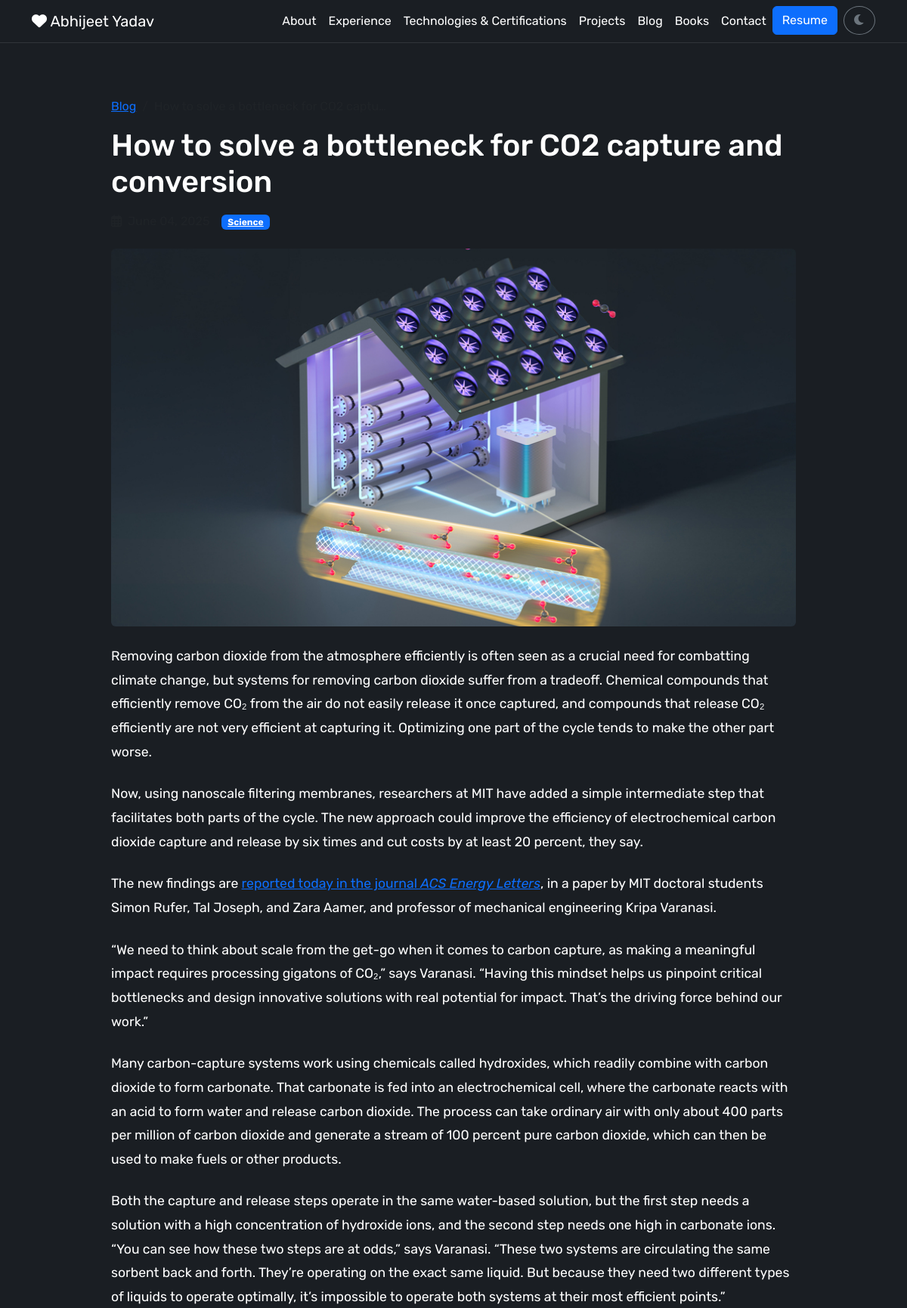
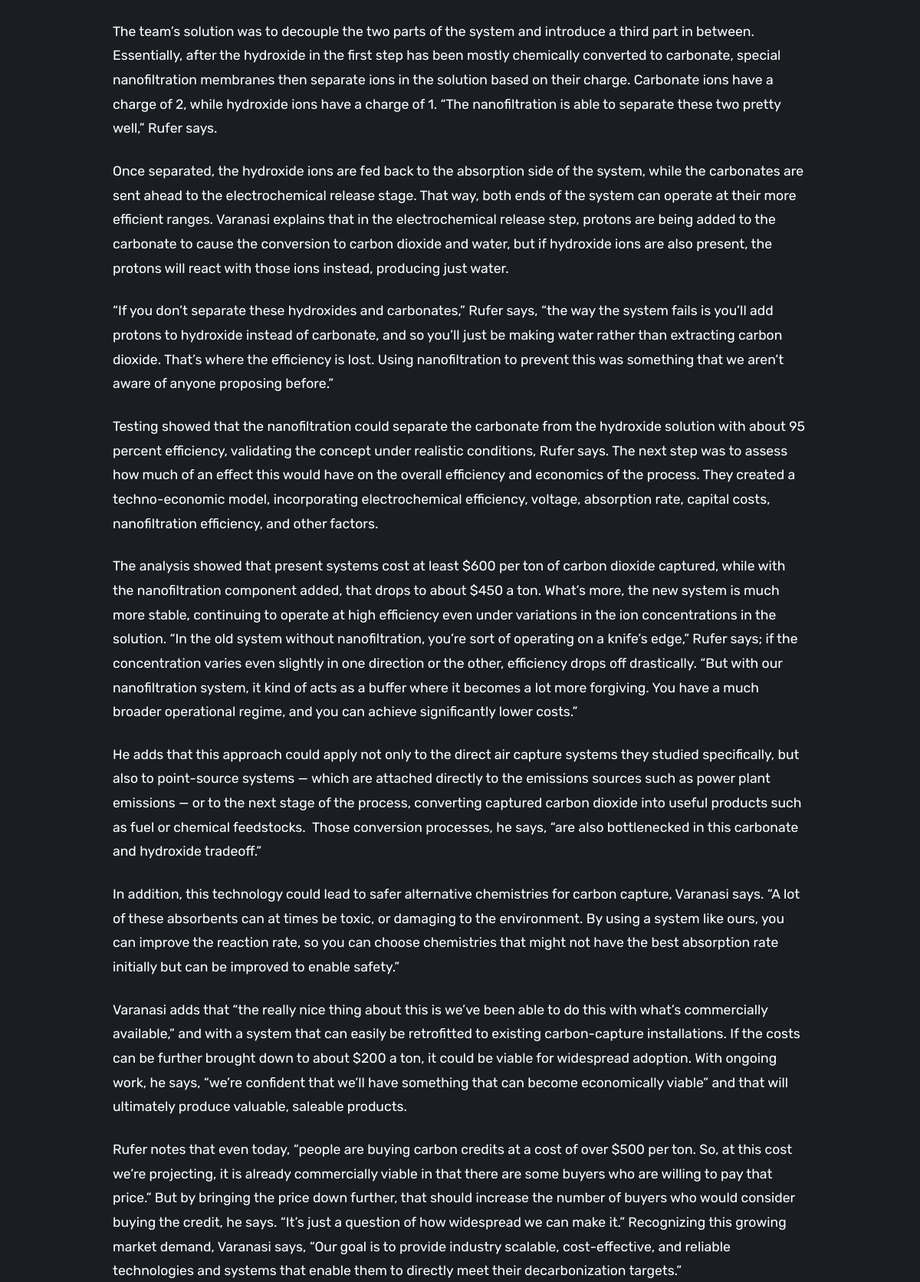
The app's page /blog/how-to-solve-a-bottleneck-for-co2-capture-and-conv/ (upper part) with its own data (2 pictures, top to bottom).
### main/models.py (models this page shows, shortened)
class Profile(models.Model):
    name = models.CharField(max_length=100)
    title = models.CharField(max_length=100)
    bio = models.TextField()
    profile_image = models.ImageField(upload_to='profile/')
    resume = models.FileField(upload_to='resume/', blank=True, null=True)

class BlogPost(models.Model):
    title = models.CharField(max_length=200)
    slug = models.SlugField(unique=True)
    content = RichTextField()
    excerpt = models.TextField(blank=True)
    featured_image = models.ImageField(upload_to='blog/', blank=True, null=True)
    categories = models.ManyToManyField(BlogCategory, related_name='posts')
    published_date = models.DateTimeField(default=timezone.now)
    is_published = models.BooleanField(default=True)
    class Meta:
        ordering = ['-published_date']

class BlogCategory(models.Model):
    name = models.CharField(max_length=50)
    slug = models.SlugField(unique=True)
    class Meta:
        verbose_name_plural = "Blog Categories"

### main/views.py (the view)
# urls.py: path('blog/<slug:slug>/', views.blog_detail, name='blog_detail'),
def blog_detail(request, slug):
    profile = Profile.objects.first()
    post = get_object_or_404(BlogPost, slug=slug, is_published=True)
    context = {
        'profile': profile,
        'post': post,
    }
    return render(request, 'main/blog_detail.html', context)

### main/context_processors.py (called while the page is built)
def profile_context(request):
    return {
        'profile': Profile.objects.first(),
        'current_year': __import__('datetime').datetime.now().year
    }

### templates/main/blog_detail.html (shortened to what this page needs)
{% extends 'base.html' %}
{% block content %}
<div class="container py-5">
    <div class="row justify-content-center">
        <div class="col-lg-10">
            <nav aria-label="breadcrumb">
                <ol class="breadcrumb">
                    <li class="breadcrumb-item"><a href="{% url 'blog' %}">Blog</a></li>
                    <li class="breadcrumb-item active" aria-current="page">{{ post.title|truncatechars:40 }}</li>
                </ol>
            </nav>
            <article class="blog-post">
                <h1 class="mb-3">{{ post.title }}</h1>
                <div class="d-flex align-items-center mb-4">
                    <span class="text-muted me-3">
                        <i class="far fa-calendar-alt me-1"></i> {{ post.published_date|date:"F d, Y" }}
                    </span>
                    <div>
                        {% for category in post.categories.all %}
                            <a href="{% url 'blog' %}?category={{ category.slug }}" class="badge bg-primary me-1">{{ category.name }}</a>
                        {% endfor %}
                    </div>
                </div>
                {% if post.featured_image %}
                <div class="featured-image mb-4">
                    <img src="{{ post.featured_image.url }}" class="img-fluid rounded" alt="{{ post.title }}">
                </div>
                {% endif %}
                <div class="blog-content">
                    {{ post.content|safe }}
                </div>
            </article>
        </div>
    </div>
</div>
{% endblock %}

### templates/base.html (shortened to what this page needs)
<!DOCTYPE html>
<html lang="en">
<head>
    <link href="https://cdn.jsdelivr.net/npm/bootstrap@5.3.0-alpha1/dist/css/bootstrap.min.css" rel="stylesheet">
    <link rel="stylesheet" href="https://cdnjs.cloudflare.com/ajax/libs/font-awesome/6.0.0/css/all.min.css">
    {% load static %}
    <link rel="stylesheet" href="{% static 'css/style.css' %}">
</head>
<body class="dark-theme">
    <header class="navbar navbar-expand-lg">
        <div class="container">
            <a class="navbar-brand" href="{% url 'home' %}">
                <i class="fas fa-heart"></i> {{ profile.name }}
            </a>
            <div class="collapse navbar-collapse" id="navbarNav">
                <ul class="navbar-nav ms-auto">
                    <li class="nav-item">
                        <a class="nav-link {% if request.path == '/about/' %}active{% endif %}" href="{% url 'about' %}">About</a>
                    </li>
                    <li class="nav-item">
                        <a class="nav-link {% if request.path == '/experience/' %}active{% endif %}" href="{% url 'experience' %}">Experience</a>
                    </li>
                    <li class="nav-item">
                        <a class="nav-link {% if request.path == '/technologies/' %}active{% endif %}" href="{% url 'technologies' %}">Technologies & Certifications</a>
                    </li>
                    <li class="nav-item">
                        <a class="nav-link {% if request.path == '/projects/' %}active{% endif %}" href="{% url 'projects' %}">Projects</a>
                    </li>
                    <li class="nav-item">
                        <a class="nav-link {% if request.path == '/blog/' %}active{% endif %}" href="{% url 'blog' %}">Blog</a>
                    </li>
                    <li class="nav-item">
                        <a class="nav-link {% if request.path == '/books/' %}active{% endif %}" href="{% url 'books' %}">Books</a>
                    </li>
                    <li class="nav-item">
                        <a class="nav-link {% if request.path == '/contact/' %}active{% endif %}" href="{% url 'contact' %}">Contact</a>
                    </li>
                    {% if profile.resume %}
                    <li class="nav-item">
                        <a class="btn btn-primary" href="{{ profile.resume.url }}" target="_blank">Resume</a>
                    </li>
                    {% endif %}
                    <li class="nav-item ms-2">
                        <button id="theme-toggle" class="btn btn-outline-secondary rounded-circle">
                            <i class="fas fa-moon"></i>
                        </button>
                    </li>
                </ul>
            </div>
        </div>
    </header>
    <main class="container my-4">
        {% block content %}{% endblock %}
    </main>
</body>
</html>

### static/css/style.css (style rules this page uses)
:root { --primary-color: #007bff; --dark-bg: #1a1e23; --dark-text: #ffffff; --dark-secondary: #2c3038; --light-bg: #ffffff; --light-text: #212529; --light-secondary: #f8f9fa; --transition: all 0.3s ease; --font-family: "Rubik", sans-serif; }
body { font-family: var(--font-family); font-optical-sizing: auto; font-weight: 400; font-style: normal; transition: var(--transition); min-height: 100vh; display: flex; flex-direction: column; }
body.dark-theme { background-color: var(--dark-bg); color: var(--dark-text); }
header { padding: 1rem 0; border-bottom: 1px solid rgba(255, 255, 255, 0.1); }
.dark-theme .navbar { background-color: var(--dark-bg); }
.dark-theme .navbar-brand, .dark-theme .nav-link { color: var(--dark-text); }
main { flex: 1; }
.blog-content { font-size: 1.1rem; line-height: 1.8; }
.blog-content p { margin-bottom: 1.5rem; }
.featured-image img { max-height: 500px; width: 100%; object-fit: cover; }

### records on screen
Profile: name "Abhijeet Yadav"
BlogPost: title "How to solve a bottleneck for CO2 capture and conversion", featured_image (picture), content "Removing carbon dioxide from the atmosphere efficiently is often seen as a crucial need for combatting climate change, but systems for removing carbon dioxide suffer from a tradeoff. Chemical compounds that efficiently remove CO₂ from the air do not easily release it once captured, and compounds that release CO₂ efficiently are not very efficient at capturing it. Optimizing one part of the cycle tends to make the other part worse. Now, using nanoscale filtering membranes, researchers at MIT have added a simple intermediate step that facilitates both parts of the cycle. The new approach could improve the efficiency of electrochemical carbon dioxide capture and release by six times and cut…"
BlogCategory: name "Science"
